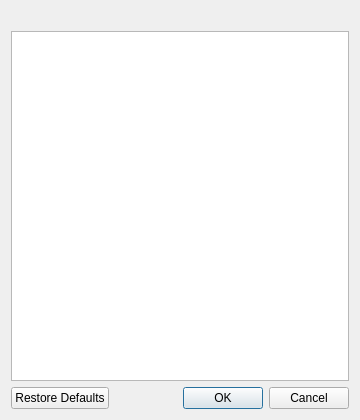
<?xml version="1.0" encoding="UTF-8"?>
<ui version="4.0">
 <class>ColumnsDialog</class>
 <widget class="QDialog" name="ColumnsDialog">
  <property name="geometry">
   <rect>
    <x>0</x>
    <y>0</y>
    <width>360</width>
    <height>420</height>
   </rect>
  </property>
  <property name="windowTitle">
   <string>Customize Columns</string>
  </property>
  <layout class="QVBoxLayout" name="mainLayout">
   <item>
    <widget class="QLabel" name="headerLabel">
     <property name="text">
      <string notr="true"/>
     </property>
     <property name="wordWrap">
      <bool>true</bool>
     </property>
    </widget>
   </item>
   <item>
    <widget class="QListWidget" name="columnList">
     <property name="toolTip">
      <string>Tick a column to show it, drag it to change its position.</string>
     </property>
     <property name="dragDropMode">
      <enum>QAbstractItemView::InternalMove</enum>
     </property>
     <property name="defaultDropAction">
      <enum>Qt::MoveAction</enum>
     </property>
     <property name="selectionMode">
      <enum>QAbstractItemView::SingleSelection</enum>
     </property>
    </widget>
   </item>
   <item>
    <widget class="QDialogButtonBox" name="buttonBox">
     <property name="orientation">
      <enum>Qt::Horizontal</enum>
     </property>
     <property name="standardButtons">
      <set>QDialogButtonBox::Cancel|QDialogButtonBox::Ok|QDialogButtonBox::RestoreDefaults</set>
     </property>
    </widget>
   </item>
  </layout>
 </widget>
 <resources/>
 <connections/>
</ui>
